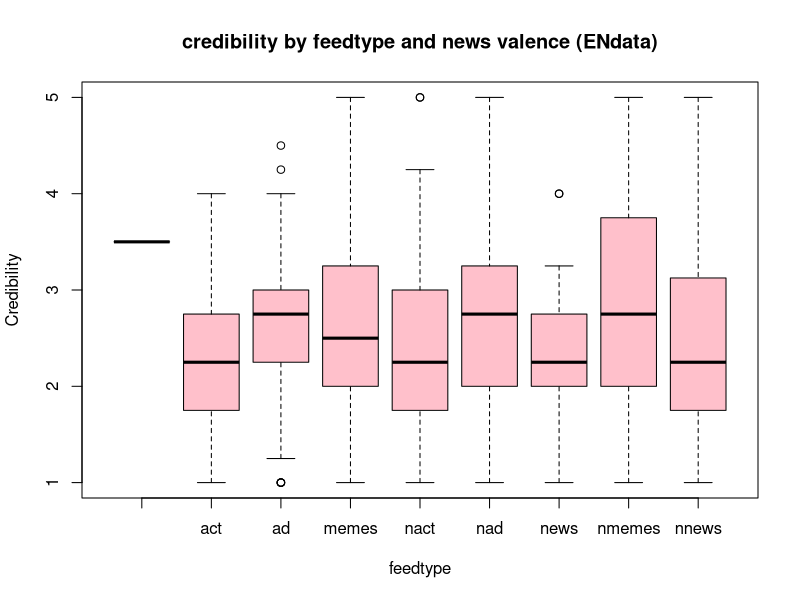
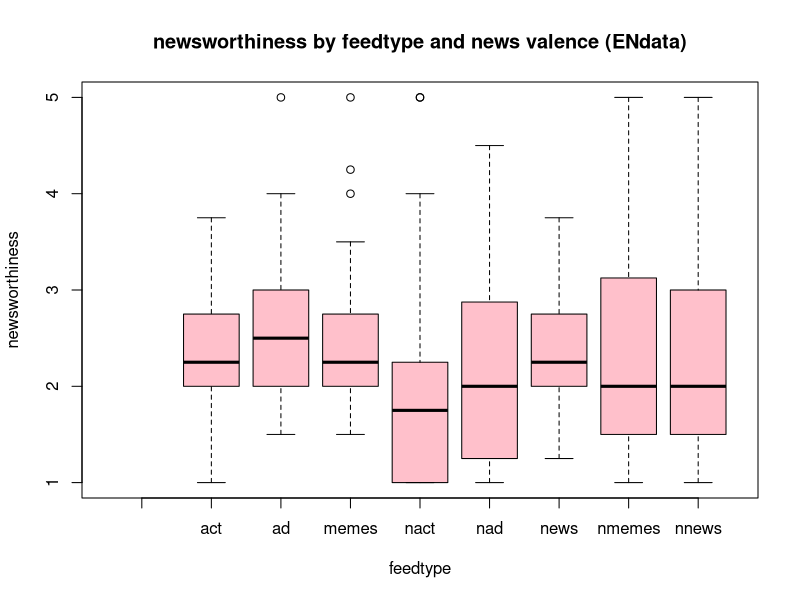
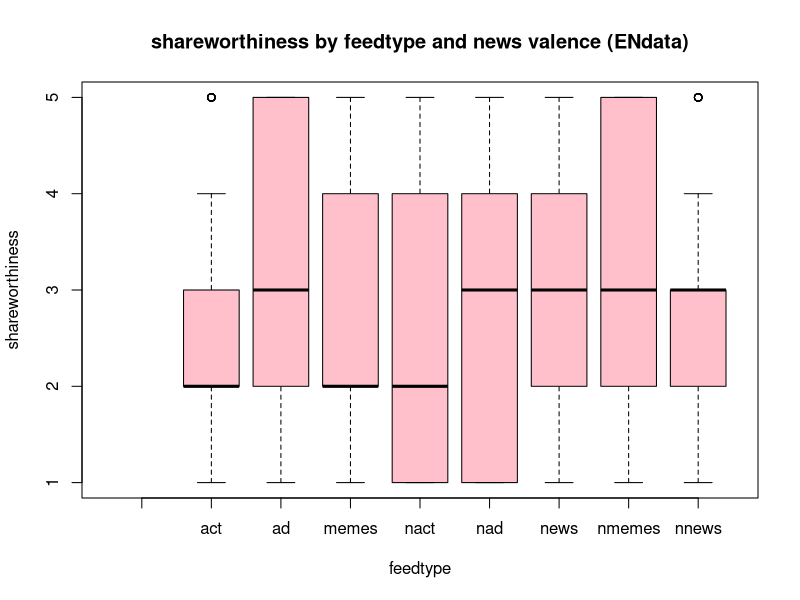

These charts were generated, in order, by the following R code:
## ---- chunk 1
knitr::opts_chunk$set(echo = TRUE)
library(tidyverse)
## ---- chunk 2
english_data_filtered <- read.csv("ENdata_filtered_110123.csv")
# View(english_data_filtered)
## ---- chunk 3
english_data_filtered$feed_type <- factor(english_data_filtered$feed_type)
## ---- chunk 4
boxplot(credavg_all ~ feed_type,
data = english_data_filtered,
main = "credibility by feedtype and news valence (ENdata)",
xlab = "feedtype",ylab = "Credibility",
col = "pink",border = "black")


boxplot(nwavg_all ~ feed_type,
data = english_data_filtered,
main = "newsworthiness by feedtype and news valence (ENdata)",
xlab = "feedtype",ylab = "newsworthiness",
col = "pink",border = "black")


boxplot(share_all ~ feed_type,
data = english_data_filtered,
main = "shareworthiness by feedtype and news valence (ENdata)",
xlab = "feedtype",ylab = "shareworthiness",
col = "pink",border = "black")

## ---- chunk 5
model1 <- aov(NewsSharing_SM ~ feed_type, data = english_data_filtered)
summary(model1)
## ---- chunk 6
model2 <- aov(NewsCred_SMÂ. ~ feed_type, data = english_data_filtered)
summary(model2)
## ---- chunk 7
library(car)
leveneTest(credavg_all ~ feed_type, data = english_data_filtered)
## ---- chunk 8
library(car)
leveneTest(nwavg_all ~ feed_type, data = english_data_filtered)

## ---- chunk 9
library(car)
leveneTest(share_all ~ feed_type, data = english_data_filtered)
## ---- chunk 10
library(car)
ancova_model_credibility <- aov(credavg_all ~ feed_type + NewsSharing_SM + NewsCred_SMÂ., data = english_data_filtered)
Anova(ancova_model_credibility, type="III")
## ---- chunk 11
library(car)
ancova_model_newsworthiness <- aov(nwavg_all ~ feed_type + NewsSharing_SM + NewsCred_SMÂ., data = english_data_filtered)
Anova(ancova_model_newsworthiness, type="III")
## ---- chunk 12
library(car)
ancova_model_shareworthiness <- aov(share_all ~ feed_type + NewsSharing_SM + NewsCred_SMÂ., data = english_data_filtered)
Anova(ancova_model_shareworthiness, type="III")
## ---- chunk 13
# install.packages("multcomp")
library(multcomp)
postHocs <- glht(ancova_model_credibility, linfct = mcp(feed_type = "Tukey"))
summary(postHocs)
## ---- chunk 14
library(multcomp)
postHocs <- glht(ancova_model_newsworthiness, linfct = mcp(feed_type = "Tukey"))
summary(postHocs)
## ---- chunk 15
library(multcomp)
postHocs <- glht(ancova_model_shareworthiness, linfct = mcp(feed_type = "Tukey"))
summary(postHocs)
